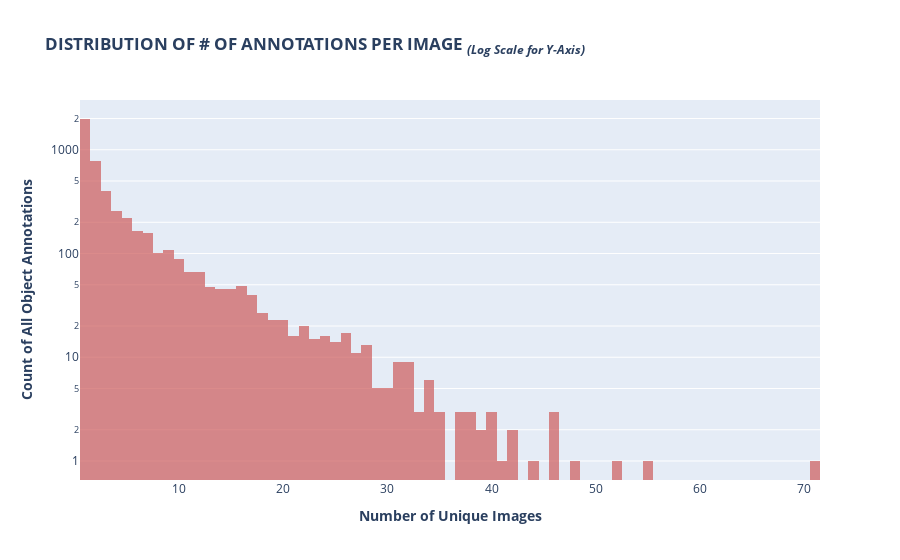

The cell this chart's notebook holds for it:
### Markdown cell above
## 한 이미지에 몇 개의 Bounding Box가 존재하는지 ?

### Code cell
fig = px.histogram(train_df.image_id.value_counts(), 
                   log_y=True, 
                   color_discrete_sequence=['indianred'], 
                   opacity=0.7,
                   labels={"value": "Number of Annotations Per Image"},
                   title=("<b>DISTRIBUTION OF # OF ANNOTATIONS PER IMAGE "
                          "<i><sub>(Log Scale for Y-Axis)</sub></i></b>")
                   )

fig.update_layout(showlegend=False,
                  xaxis_title="<b>Number of Unique Images</b>",
                  yaxis_title="<b>Count of All Object Annotations</b>")

fig.show()

### Figure 1 — Plotly figure (JSON) as saved in the notebook; plotly's stock layout.template omitted (floating-point values rounded to 4 significant figures; data arrays with more than 128 entries replaced by an {"elided": "..."} marker saying what was removed)
{"data": [{"alignmentgroup": "True", "bingroup": "x", "hovertemplate": "variable=image_id<br>Number of Annotations Per Image=%{x}<br>count=%{y}<extra></extra>", "legendgroup": "image_id", "marker": {"color": "indianred", "opacity": 0.7, "pattern": {"shape": ""}}, "name": "image_id", "offsetgroup": "image_id", "orientation": "v", "showlegend": true, "type": "histogram", "x": {"elided": "4883 int values"}, "xaxis": "x", "yaxis": "y"}], "layout": {"barmode": "relative", "legend": {"title": {"text": "variable"}, "tracegroupgap": 0}, "showlegend": false, "title": {"text": "<b>DISTRIBUTION OF # OF ANNOTATIONS PER IMAGE <i><sub>(Log Scale for Y-Axis)</sub></i></b>"}, "xaxis": {"anchor": "y", "domain": [0, 1], "title": {"text": "<b>Number of Unique Images</b>"}}, "yaxis": {"anchor": "x", "domain": [0, 1], "title": {"text": "<b>Count of All Object Annotations</b>"}, "type": "log"}}}
